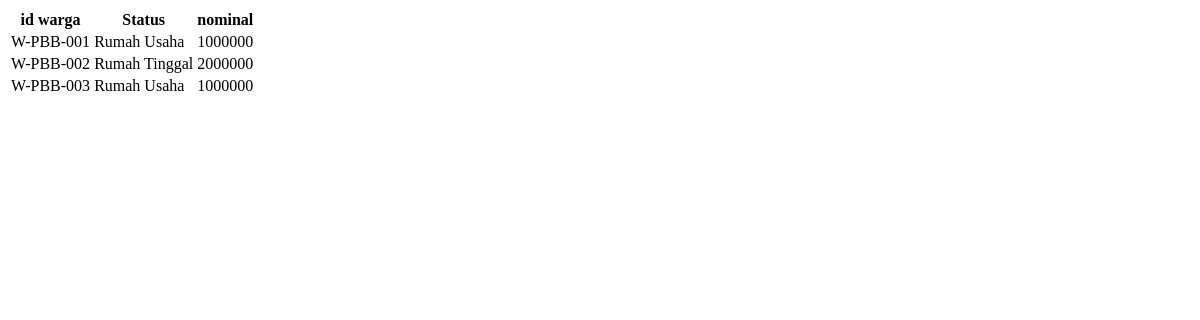
The page /index.php/admin/keuangan/liat on the database as committed earlier.
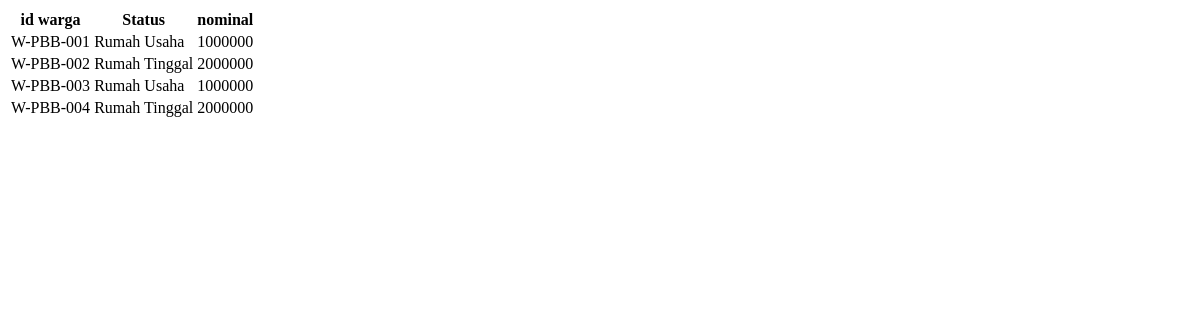
The same page on the database as committed later.
### tables this page shows
CREATE TABLE `warga` (
  `id_warga` varchar(10) NOT NULL,
  `no_rumah` varchar(5) NOT NULL,
  `no_kk` varchar(50) NOT NULL,
  `alamat` varchar(100) NOT NULL,
  `jumlah_keluarga` int(11) NOT NULL,
  `status_rumah` enum('Rumah Usaha','Rumah Tinggal','Rumah Kosong') NOT NULL,
  `rt` varchar(50) NOT NULL,
  `rw` varchar(50) NOT NULL,
  `file_kk` varchar(150) NOT NULL
);

### application/controllers/admin/Keuangan.php (called while the page is built, shortened)
<?php
class Keuangan extends CI_Controller
{
	public function __construct()
	{
		$this->load->helper('tgl_indo');
		$this->load->model('admin/WargaModelIuran', 'WargaModel');
		$this->load->model('admin/AspirasiModel', 'AspirasiModel');
		$this->load->model('admin/IuranModel', 'IuranModel');
		$this->load->model('admin/KeuanganModel', 'KeuanganModel');
	}
	public function liat()
	{
		$warga['iuran'] = $this->WargaModel->getrumah();
		$this->load->view('admin/pages/keuangan/coba', $warga);
	}
}

### index.php (called while the page is built, shortened)
<?php
require_once BASEPATH.'core/CodeIgniter.php';

### application/models/admin/WargaModelIuran.php (called while the page is built, shortened)
<?php defined('BASEPATH') or exit('No direct script access allowed');
class WargaModelIuran extends CI_Model
{
	public function getrumah()
	{
		return $this->db->get('warga')->result();
	}
}

### application/views/admin/pages/keuangan/coba.php (the view, shortened to what this page needs)
<!DOCTYPE html>
<html>
<body>
	<table>
		<thead>
			<tr>
				<th>id warga</th>
				<th>Status</th>
				<th>nominal</th>
			</tr>
		</thead>
		<tbody>
			<?php
			foreach ($iuran as $warga) : ?>
				<tr>
					<td><?php echo $warga->id_warga; ?></td>
					<td><?php echo $warga->status_rumah; ?></td>
					<?php $stat =  $warga->status_rumah;
					$nominal = 0;
					if ($stat == 'Rumah Usaha') {
						$nominal = 1000000;
					}
					if ($stat == 'Rumah Tinggal') {
						$nominal = 2000000;
					}
					if ($stat == 'Rumah Tinggal') {
						$nominal = 2000000;
					}
					?>
					<td><?php echo $nominal; ?></td>
				</tr>
			<?php endforeach; ?>
	</table>
</body>
</html>

Rows that differ between the two databases and show on the page:
added warga: id_warga "W-PBB-004", status_rumah "Rumah Tinggal", status_rumah "2000000"
